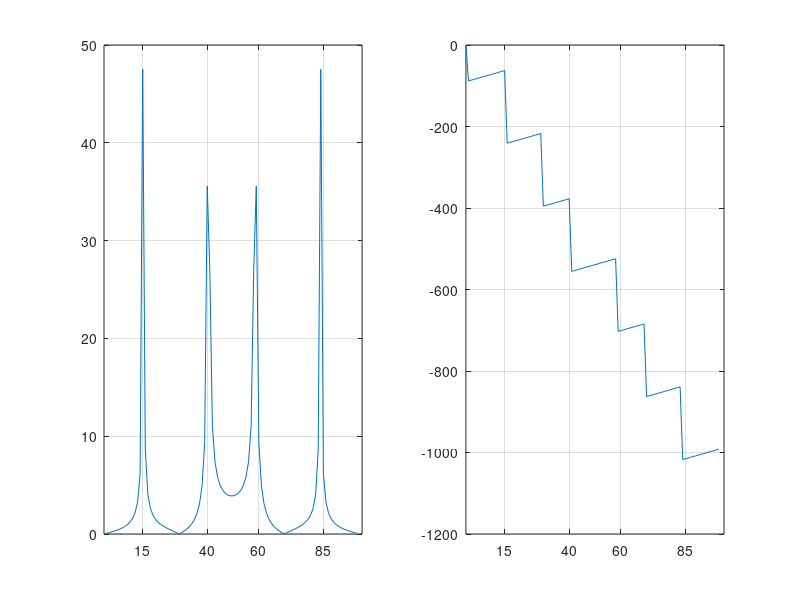

This chart was generated by the following MATLAB code:
srate = 99;										% Frequenza di campionamento
t = linspace(0,1,1*srate);					% Vettore tempo
x = sin(2*pi*15*t) + sin(2*pi*40*t);	% Segnale

y = fft(x);										
m = abs(y);										% Ampiezza
p = unwrap(angle(y));						% Fase

f = (0:length(y)-1) * srate / length(y);	% Vettore delle frequenze
subplot(1,2,1);
plot(f,m);
set(gca,'XTick',[15 40 60 85]);
grid on;

subplot(1,2,2);
plot(f,p*180/pi);
set(gca,'XTick',[15 40 60 85]);
grid on;

